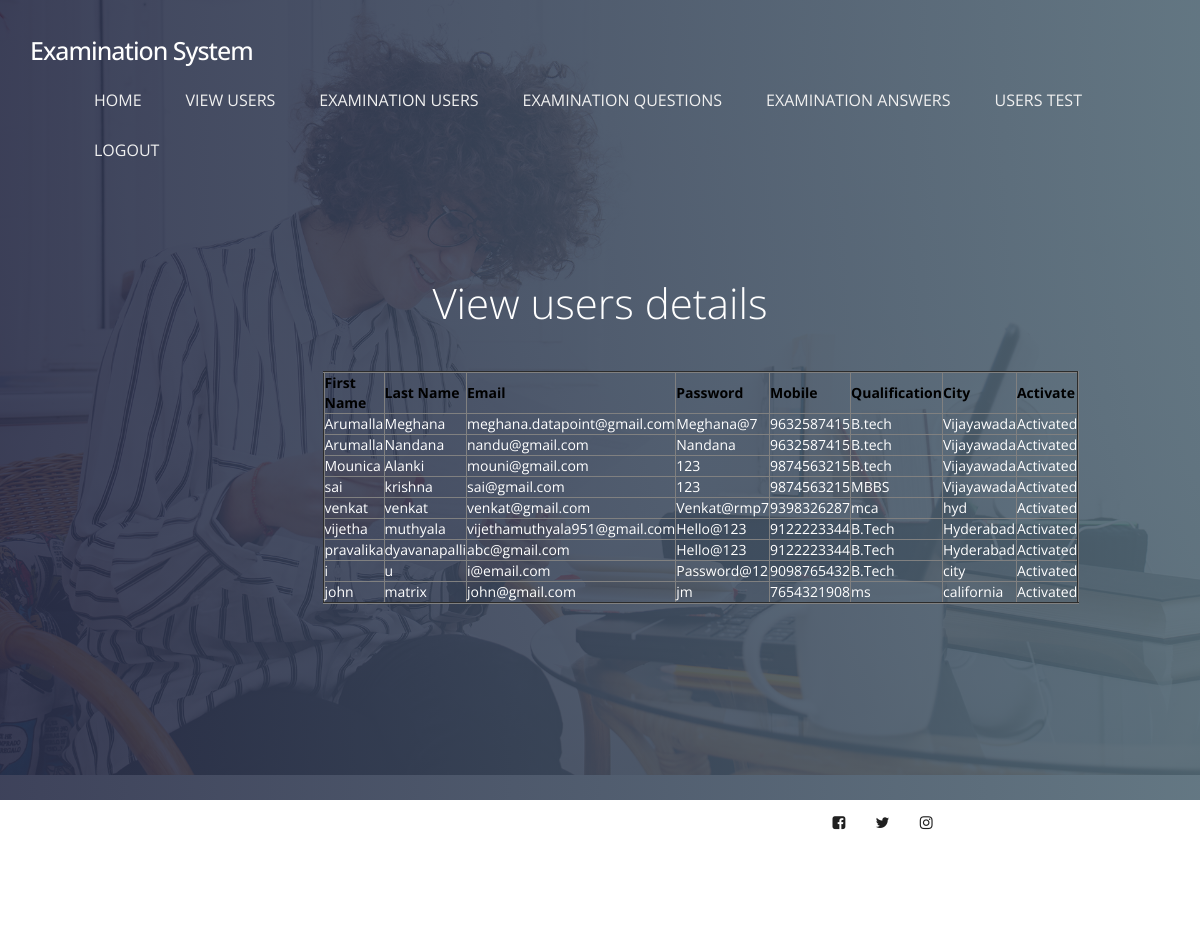
/viewuserdata/, run on the app's committed database.
### user/models.py (models this page shows, shortened)
class user(models.Model):
    firstname = models.CharField(max_length=50)
    lastname = models.CharField(max_length=50)
    email = models.EmailField()
    passwd = models.CharField(max_length=40)
    mobileno = models.CharField(max_length=50, default="", editable=True)
    qualification = models.CharField(max_length=40)
    city = models.CharField(max_length=50)
    status = models.CharField(max_length=40,default="", editable=True)
    class Meta:
        db_table='userregister'

### ExaminationSystem/views.py (the view)
# urls.py: path('viewuserdata/', ExaminationSystem.viewuserdata, name='viewuserdata'),
def viewuserdata(request):
    object = user.objects.all()
    return render(request,"admin/viewuserdata.html",{"object":object})

### assets/templates/admin/viewuserdata.html
{% extends 'adminbase.html' %}
{% load static %}
{% block contents %}
<section id="home" data-stellar-background-ratio="0.5">
          <div class="overlay"></div>
          <div class="container">
               <div class="row">
                    <div class="col-md-offset-3 col-md-6 col-sm-12">
                         <div class="home-info">
                              <h1 style="color:white">View users details </h1>
                            <center><table border="2px solid blue" align="center">
                                  <tr><th style="color:BLACK">First Name</th>
                                    <th style="color:BLACK">Last Name</th>
                                    <th style="color:BLACK">Email</th>
                                    <th style="color:BLACK">Password</th>
                                    <th style="color:BLACK">Mobile</th>
                                    <th style="color:BLACK">Qualification</th>
                                    <th style="color:BLACK">City</th>
                                    <th style="color:BLACK">Activate</th>
                                  </tr>
                              {% for x in object %}
                                  <tr style="color:white">
                                    <td>{{x.firstname}}</td>
                                    <td>{{x.lastname}}</td>
                                    <td>{{x.email}}</td>
                                    <td>{{x.passwd}}</td>
                                    <td>{{x.mobileno}}</td>
                                    <td>{{x.qualification}}</td>
                                    <td>{{x.city}}</td>
                                    {% if x.status == 'waiting' %}
                                      <td> <a href="/activateuser/?pid={{ x.id }}" >Activate</a></td>
                                    {% else %}
                                            <td> Activated</td>
                                            {% endif %}
                                     </tr>
                                    {% endfor %}
                            </table></center>
                         </div>
                    </div>
               </div>
          </div>
     </section>
{% endblock %}

### assets/static/css/tooplate-style.css (style rules this page uses)
body { font-family: 'Open Sans', sans-serif; overflow-x: hidden; background: #f9f9f9; }
h1,h2,h3,h4,h5,h6 { font-weight: 300; line-height: normal; }
h1 { font-size: 3em; }
html { -webkit-font-smoothing: antialiased; }
section { position: relative; padding: 100px 0; }
.overlay { background: #536976; background: -webkit-linear-gradient(to right, #292E49, #536976); background: linear-gradient(to right, #292E49, #536976); opacity: 0.9; position: absolute; top: 0; right: 0; bottom: 0; left: 0; width: 100%; height: 100%; }
#home { background: url('../images/home-bg.jpg') no-repeat center center; background-size: cover; vertical-align: middle; display: -webkit-box; display: -webkit-flex; display: -ms-flexbox; display: flex; -webkit-box-align: center; -webkit-align-items: center; -ms-flex-align: center; align-items: center; min-height: 100vh; position: relative; padding-top: 12em; text-align: center; }
#home h1 { color: #ffffff; margin-top: 10px; margin-bottom: 40px; }
.home-info { margin-top: 7em; }
@media only screen and (max-width: 1200px) { .home-info { margin-top: 0; } }

### data on the page
user: firstname "Arumalla", lastname "Meghana", email "meghana.datapoint@gmail.com", passwd "Meghana@7", mobileno "9632587415", qualification "B.tech", city "Vijayawada", status "Activated"
user: firstname "Arumalla", lastname "Nandana", email "nandu@gmail.com", passwd "Nandana", mobileno "9632587415", qualification "B.tech", city "Vijayawada", status "Activated"
user: firstname "Mounica", lastname "Alanki", email "mouni@gmail.com", passwd "123", mobileno "9874563215", qualification "B.tech", city "Vijayawada", status "Activated"
user: firstname "sai", lastname "krishna", email "sai@gmail.com", passwd "123", mobileno "9874563215", qualification "MBBS", city "Vijayawada", status "Activated"
user: firstname "venkat", lastname "venkat", email "venkat@gmail.com", passwd "Venkat@rmp7", mobileno "9398326287", qualification "mca", city "hyd", status "Activated"
user: firstname "vijetha", lastname "muthyala", email "vijethamuthyala951@gmail.com", passwd "Hello@123", mobileno "9122223344", qualification "B.Tech", city "Hyderabad", status "Activated"
user: firstname "pravalika", lastname "dyavanapalli", email "abc@gmail.com", passwd "Hello@123", mobileno "9122223344", qualification "B.Tech", city "Hyderabad", status "Activated"
user: firstname "i", lastname "u", email "i@email.com", passwd "Password@12", mobileno "9098765432", qualification "B.Tech", city "city", status "Activated"
user: firstname "john", lastname "matrix", email "john@gmail.com", passwd "jm", mobileno "7654321908", qualification "ms", city "california", status "Activated"
